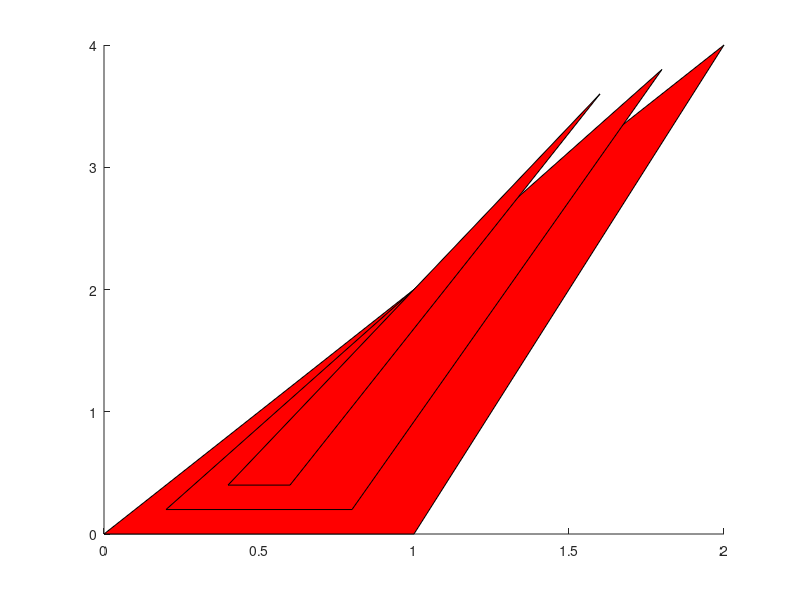

Write MATLAB code to recreate this figure.
% num = input("How many: ")
% rad = input("rad: ")
% 
% 
% for n = 1:num
% 
%     p = nsidedpoly(3, 'Center', [1 ,1], 'SideLength', rad-n);
% 
%     plot(p);
% end
for n = 0:0.2:0.5
patch([0+n,2-n,1-n],[0+n,4-n,0+n],'r')
end

